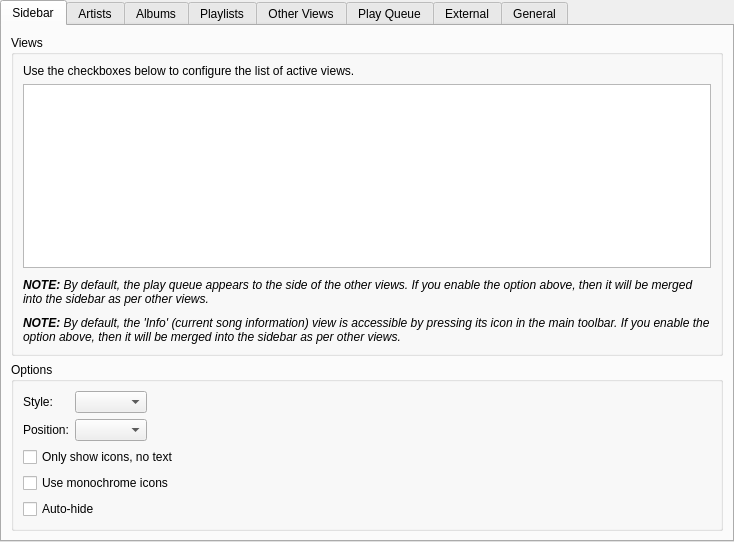
<?xml version="1.0" encoding="UTF-8"?>
<ui version="4.0">
 <class>InterfaceSettings</class>
 <widget class="QWidget" name="InterfaceSettings">
  <property name="geometry">
   <rect>
    <x>0</x>
    <y>0</y>
    <width>734</width>
    <height>542</height>
   </rect>
  </property>
  <layout class="QVBoxLayout" name="verticalLayout">
   <property name="leftMargin">
    <number>0</number>
   </property>
   <property name="topMargin">
    <number>0</number>
   </property>
   <property name="rightMargin">
    <number>0</number>
   </property>
   <property name="bottomMargin">
    <number>0</number>
   </property>
   <item>
    <widget class="QTabWidget" name="tabWidget">
     <property name="currentIndex">
      <number>0</number>
     </property>
     <property name="movable">
      <bool>false</bool>
     </property>
     <widget class="QWidget" name="sidebarTab">
      <attribute name="title">
       <string>Sidebar</string>
      </attribute>
      <layout class="QVBoxLayout" name="sidebarLayout">
       <item>
        <widget class="QGroupBox" name="viewsGroup">
         <property name="title">
          <string>Views</string>
         </property>
         <layout class="QVBoxLayout" name="verticalLayout_6">
          <item>
           <widget class="QLabel" name="label_2">
            <property name="text">
             <string>Use the checkboxes below to configure the list of active views.</string>
            </property>
            <property name="wordWrap">
             <bool>true</bool>
            </property>
           </widget>
          </item>
          <item>
           <widget class="QListWidget" name="views"/>
          </item>
          <item>
           <spacer name="verticalSpacer_xx">
            <property name="orientation">
             <enum>Qt::Vertical</enum>
            </property>
            <property name="sizeType">
             <enum>QSizePolicy::Fixed</enum>
            </property>
            <property name="sizeHint" stdset="0">
             <size>
              <width>20</width>
              <height>4</height>
             </size>
            </property>
           </spacer>
          </item>
          <item>
           <widget class="StateLabel" name="sbPlayQueueLabel">
            <property name="text">
             <string>&lt;i&gt;&lt;b&gt;NOTE:&lt;/b&gt; By default, the play queue appears to the side of the other views. If you enable the option above, then it will be merged into the sidebar as per other views.&lt;/i&gt;</string>
            </property>
            <property name="alignment">
             <set>Qt::AlignLeading|Qt::AlignLeft|Qt::AlignTop</set>
            </property>
            <property name="wordWrap">
             <bool>true</bool>
            </property>
            <property name="textInteractionFlags">
             <set>Qt::NoTextInteraction</set>
            </property>
           </widget>
          </item>
          <item>
           <spacer name="verticalSpacer_x">
            <property name="orientation">
             <enum>Qt::Vertical</enum>
            </property>
            <property name="sizeType">
             <enum>QSizePolicy::Fixed</enum>
            </property>
            <property name="sizeHint" stdset="0">
             <size>
              <width>20</width>
              <height>4</height>
             </size>
            </property>
           </spacer>
          </item>
          <item>
           <widget class="StateLabel" name="sbInfoLabel">
            <property name="text">
             <string>&lt;i&gt;&lt;b&gt;NOTE:&lt;/b&gt; By default, the 'Info' (current song information) view is accessible by pressing its icon in the main toolbar. If you enable the option above, then it will be merged into the sidebar as per other views.&lt;/i&gt;</string>
            </property>
            <property name="alignment">
             <set>Qt::AlignLeading|Qt::AlignLeft|Qt::AlignTop</set>
            </property>
            <property name="wordWrap">
             <bool>true</bool>
            </property>
            <property name="textInteractionFlags">
             <set>Qt::NoTextInteraction</set>
            </property>
           </widget>
          </item>
         </layout>
        </widget>
       </item>
       <item>
        <widget class="QGroupBox" name="optionsGroup">
         <property name="title">
          <string>Options</string>
         </property>
         <layout class="QFormLayout" name="styleLayout">
          <property name="fieldGrowthPolicy">
           <enum>QFormLayout::ExpandingFieldsGrow</enum>
          </property>
          <item row="0" column="0">
           <widget class="BuddyLabel" name="sbStyleLabel">
            <property name="text">
             <string>Style:</string>
            </property>
            <property name="buddy">
             <cstring>sbStyle</cstring>
            </property>
           </widget>
          </item>
          <item row="0" column="1">
           <widget class="QComboBox" name="sbStyle"/>
          </item>
          <item row="1" column="0">
           <widget class="BuddyLabel" name="sbPositionLabel">
            <property name="text">
             <string>Position:</string>
            </property>
            <property name="buddy">
             <cstring>sbPosition</cstring>
            </property>
           </widget>
          </item>
          <item row="1" column="1">
           <widget class="QComboBox" name="sbPosition"/>
          </item>
          <item row="2" column="0" colspan="2">
           <widget class="QCheckBox" name="sbIconsOnly">
            <property name="text">
             <string>Only show icons, no text</string>
            </property>
           </widget>
          </item>
          <item row="3" column="0" colspan="2">
           <widget class="QCheckBox" name="sbMonoIcons">
            <property name="text">
             <string>Use monochrome icons</string>
            </property>
           </widget>
          </item>
          <item row="4" column="0" colspan="2">
           <widget class="QCheckBox" name="sbAutoHide">
            <property name="text">
             <string>Auto-hide</string>
            </property>
           </widget>
          </item>
         </layout>
        </widget>
       </item>
      </layout>
     </widget>
     <widget class="QWidget" name="tab">
      <attribute name="title">
       <string>Artists</string>
      </attribute>
      <layout class="QVBoxLayout" name="verticalLayout_2">
       <item>
        <layout class="QFormLayout" name="formLayout">
         <property name="fieldGrowthPolicy">
          <enum>QFormLayout::ExpandingFieldsGrow</enum>
         </property>
         <item row="0" column="0">
          <widget class="BuddyLabel" name="label">
           <property name="text">
            <string>Style:</string>
           </property>
           <property name="buddy">
            <cstring>libraryView</cstring>
           </property>
          </widget>
         </item>
         <item row="0" column="1">
          <widget class="QComboBox" name="libraryView"/>
         </item>
         <item row="1" column="0">
          <widget class="BuddyLabel" name="label_5b">
           <property name="text">
            <string>Covers:</string>
           </property>
           <property name="buddy">
            <cstring>libraryCoverSize</cstring>
           </property>
          </widget>
         </item>
         <item row="1" column="1">
          <widget class="QComboBox" name="libraryCoverSize"/>
         </item>
         <item row="2" column="0" colspan="2">
          <widget class="QCheckBox" name="libraryArtistImage">
           <property name="text">
            <string>Show artist images</string>
           </property>
          </widget>
         </item>
         <item row="3" column="0" colspan="2">
          <widget class="QCheckBox" name="libraryYear">
           <property name="text">
            <string>Sort albums by year</string>
           </property>
          </widget>
         </item>
        </layout>
       </item>
       <item>
        <spacer name="verticalSpacer">
         <property name="orientation">
          <enum>Qt::Vertical</enum>
         </property>
         <property name="sizeType">
          <enum>QSizePolicy::Fixed</enum>
         </property>
         <property name="sizeHint" stdset="0">
          <size>
           <width>20</width>
           <height>4</height>
          </size>
         </property>
        </spacer>
       </item>
       <item>
        <widget class="QLabel" name="label_8">
         <property name="sizePolicy">
          <sizepolicy hsizetype="Preferred" vsizetype="MinimumExpanding">
           <horstretch>0</horstretch>
           <verstretch>0</verstretch>
          </sizepolicy>
         </property>
         <property name="text">
          <string>&lt;i&gt;&lt;b&gt;NOTE:&lt;/b&gt; When looking for artist images, Cantata will look for either artist.jpg, artist.png, 'Artist'.jpg, or 'Artist'.png,
within the folder of the current track, or within its parent folder. If no image is found, Cantata will attempt to download one.&lt;/i&gt;</string>
         </property>
         <property name="alignment">
          <set>Qt::AlignLeading|Qt::AlignLeft|Qt::AlignTop</set>
         </property>
         <property name="wordWrap">
          <bool>true</bool>
         </property>
         <property name="textInteractionFlags">
          <set>Qt::NoTextInteraction</set>
         </property>
        </widget>
       </item>
      </layout>
     </widget>
     <widget class="QWidget" name="tab_2">
      <attribute name="title">
       <string>Albums</string>
      </attribute>
      <layout class="QFormLayout" name="formLayout_2">
       <property name="fieldGrowthPolicy">
        <enum>QFormLayout::ExpandingFieldsGrow</enum>
       </property>
       <item row="0" column="0">
        <widget class="BuddyLabel" name="label_3a">
         <property name="text">
          <string>Style:</string>
         </property>
         <property name="buddy">
          <cstring>albumsView</cstring>
         </property>
        </widget>
       </item>
       <item row="0" column="1">
        <widget class="QComboBox" name="albumsView"/>
       </item>
       <item row="1" column="0">
        <widget class="BuddyLabel" name="label_5c">
         <property name="text">
          <string>Covers:</string>
         </property>
         <property name="buddy">
          <cstring>albumsCoverSize</cstring>
         </property>
        </widget>
       </item>
       <item row="1" column="1">
        <widget class="QComboBox" name="albumsCoverSize"/>
       </item>
       <item row="2" column="0">
        <widget class="BuddyLabel" name="label_5x">
         <property name="text">
          <string>Sort albums:</string>
         </property>
         <property name="buddy">
          <cstring>albumsCoverSize</cstring>
         </property>
        </widget>
       </item>
       <item row="2" column="1">
        <widget class="QComboBox" name="albumSort"/>
       </item>
      </layout>
     </widget>
     <widget class="QWidget" name="tab_6">
      <attribute name="title">
       <string>Playlists</string>
      </attribute>
      <layout class="QFormLayout" name="formLayout_6">
       <property name="fieldGrowthPolicy">
        <enum>QFormLayout::ExpandingFieldsGrow</enum>
       </property>
       <item row="0" column="0">
        <widget class="BuddyLabel" name="label_3">
         <property name="text">
          <string>Style:</string>
         </property>
         <property name="buddy">
          <cstring>playlistsView</cstring>
         </property>
        </widget>
       </item>
       <item row="0" column="1">
        <widget class="QComboBox" name="playlistsView"/>
       </item>
       <item row="1" column="0" colspan="2">
        <widget class="QCheckBox" name="playListsStartClosed">
         <property name="text">
          <string>Initially collapse albums</string>
         </property>
        </widget>
       </item>
      </layout>
     </widget>
     <widget class="QWidget" name="tab_3">
      <attribute name="title">
       <string>Other Views</string>
      </attribute>
      <layout class="QFormLayout" name="formLayout_3">
       <property name="fieldGrowthPolicy">
        <enum>QFormLayout::ExpandingFieldsGrow</enum>
       </property>
       <item row="0" column="0">
        <widget class="BuddyLabel" name="folderViewLabel">
         <property name="text">
          <string>Folder view style:</string>
         </property>
         <property name="buddy">
          <cstring>folderView</cstring>
         </property>
        </widget>
       </item>
       <item row="0" column="1">
        <widget class="QComboBox" name="folderView"/>
       </item>
       <item row="1" column="0">
        <widget class="BuddyLabel" name="streamsViewLabel">
         <property name="text">
          <string>Streams view style:</string>
         </property>
         <property name="buddy">
          <cstring>streamsView</cstring>
         </property>
        </widget>
       </item>
       <item row="1" column="1">
        <widget class="QComboBox" name="streamsView"/>
       </item>
       <item row="2" column="0">
        <widget class="BuddyLabel" name="onlineViewLabel">
         <property name="text">
          <string>Online view style:</string>
         </property>
         <property name="buddy">
          <cstring>onlineView</cstring>
         </property>
        </widget>
       </item>
       <item row="2" column="1">
        <widget class="QComboBox" name="onlineView"/>
       </item>
       <item row="3" column="0">
        <widget class="BuddyLabel" name="devicesViewLabel">
         <property name="text">
          <string>Devices view style:</string>
         </property>
         <property name="buddy">
          <cstring>devicesView</cstring>
         </property>
        </widget>
       </item>
       <item row="3" column="1">
        <widget class="QComboBox" name="devicesView"/>
       </item>
       <item row="4" column="0">
        <widget class="QLabel" name="label_5">
         <property name="text">
          <string>Search view style:</string>
         </property>
        </widget>
       </item>
       <item row="4" column="1">
        <widget class="QComboBox" name="searchView"/>
       </item>
      </layout>
     </widget>
     <widget class="QWidget" name="tab_5">
      <attribute name="title">
       <string>Play Queue</string>
      </attribute>
      <layout class="QFormLayout" name="formLayout_5">
       <property name="fieldGrowthPolicy">
        <enum>QFormLayout::ExpandingFieldsGrow</enum>
       </property>
       <item row="0" column="0">
        <widget class="BuddyLabel" name="playQueueViewLabel">
         <property name="text">
          <string>Style:</string>
         </property>
         <property name="buddy">
          <cstring>playQueueView</cstring>
         </property>
        </widget>
       </item>
       <item row="0" column="1">
        <widget class="QComboBox" name="playQueueView"/>
       </item>
       <item row="1" column="0" colspan="2">
        <widget class="QCheckBox" name="playQueueStartClosed">
         <property name="text">
          <string>Initially collapse albums</string>
         </property>
        </widget>
       </item>
       <item row="2" column="0" colspan="2">
        <widget class="QCheckBox" name="playQueueAutoExpand">
         <property name="text">
          <string>Automatically expand current album</string>
         </property>
        </widget>
       </item>
       <item row="3" column="0" colspan="2">
        <widget class="QCheckBox" name="playQueueScroll">
         <property name="text">
          <string>Scroll to current track</string>
         </property>
        </widget>
       </item>
       <item row="4" column="0" colspan="2">
        <widget class="QCheckBox" name="playQueueConfirmClear">
         <property name="text">
          <string>Prompt before clearing</string>
         </property>
        </widget>
       </item>
       <item row="5" column="0" colspan="2">
        <widget class="QGroupBox" name="groupBox">
         <property name="sizePolicy">
          <sizepolicy hsizetype="MinimumExpanding" vsizetype="Preferred">
           <horstretch>0</horstretch>
           <verstretch>0</verstretch>
          </sizepolicy>
         </property>
         <property name="title">
          <string>Background Image</string>
         </property>
         <layout class="QGridLayout" name="gridLayout">
          <item row="0" column="0" colspan="3">
           <widget class="QRadioButton" name="playQueueBackground_none">
            <property name="text">
             <string>None</string>
            </property>
           </widget>
          </item>
          <item row="1" column="0" colspan="3">
           <widget class="QRadioButton" name="playQueueBackground_cover">
            <property name="text">
             <string>Current album cover</string>
            </property>
           </widget>
          </item>
          <item row="2" column="0" colspan="2">
           <widget class="QRadioButton" name="playQueueBackground_custom">
            <property name="text">
             <string>Custom image:</string>
            </property>
           </widget>
          </item>
          <item row="2" column="2">
           <widget class="PathRequester" name="playQueueBackgroundFile">
            <property name="enabled">
             <bool>false</bool>
            </property>
            <property name="sizePolicy">
             <sizepolicy hsizetype="MinimumExpanding" vsizetype="Fixed">
              <horstretch>0</horstretch>
              <verstretch>0</verstretch>
             </sizepolicy>
            </property>
           </widget>
          </item>
          <item row="3" column="0">
           <widget class="QLabel" name="label_4b">
            <property name="text">
             <string>Blur:</string>
            </property>
           </widget>
          </item>
          <item row="3" column="1" colspan="2">
           <layout class="QHBoxLayout" name="playQueueBackgroundBlurLayout">
            <property name="leftMargin">
             <number>0</number>
            </property>
            <property name="topMargin">
             <number>0</number>
            </property>
            <property name="rightMargin">
             <number>0</number>
            </property>
            <property name="bottomMargin">
             <number>0</number>
            </property>
            <item>
             <widget class="QSlider" name="playQueueBackgroundBlur">
              <property name="enabled">
               <bool>false</bool>
              </property>
              <property name="maximum">
               <number>20</number>
              </property>
              <property name="pageStep">
               <number>1</number>
              </property>
              <property name="orientation">
               <enum>Qt::Horizontal</enum>
              </property>
              <property name="tickPosition">
               <enum>QSlider::TicksBelow</enum>
              </property>
              <property name="tickInterval">
               <number>1</number>
              </property>
             </widget>
            </item>
            <item>
             <widget class="QLabel" name="playQueueBackgroundBlurLabel">
              <property name="enabled">
               <bool>false</bool>
              </property>
              <property name="text">
               <string>10px</string>
              </property>
              <property name="alignment">
               <set>Qt::AlignRight|Qt::AlignTrailing|Qt::AlignVCenter</set>
              </property>
             </widget>
            </item>
           </layout>
          </item>
          <item row="4" column="0">
           <widget class="QLabel" name="label_4">
            <property name="text">
             <string>Opacity:</string>
            </property>
           </widget>
          </item>
          <item row="4" column="1" colspan="2">
           <layout class="QHBoxLayout" name="playQueueBackgroundOpacityLayout">
            <property name="leftMargin">
             <number>0</number>
            </property>
            <property name="topMargin">
             <number>0</number>
            </property>
            <property name="rightMargin">
             <number>0</number>
            </property>
            <property name="bottomMargin">
             <number>0</number>
            </property>
            <item>
             <widget class="QSlider" name="playQueueBackgroundOpacity">
              <property name="enabled">
               <bool>false</bool>
              </property>
              <property name="maximum">
               <number>100</number>
              </property>
              <property name="pageStep">
               <number>10</number>
              </property>
              <property name="orientation">
               <enum>Qt::Horizontal</enum>
              </property>
              <property name="tickPosition">
               <enum>QSlider::TicksBelow</enum>
              </property>
              <property name="tickInterval">
               <number>10</number>
              </property>
             </widget>
            </item>
            <item>
             <widget class="QLabel" name="playQueueBackgroundOpacityLabel">
              <property name="enabled">
               <bool>false</bool>
              </property>
              <property name="text">
               <string>40%</string>
              </property>
              <property name="alignment">
               <set>Qt::AlignRight|Qt::AlignTrailing|Qt::AlignVCenter</set>
              </property>
             </widget>
            </item>
           </layout>
          </item>
         </layout>
        </widget>
       </item>
      </layout>
     </widget>
     <widget class="QWidget" name="tab_7">
      <attribute name="title">
       <string>External</string>
      </attribute>
      <layout class="QVBoxLayout" name="verticalLayout_5">
       <item>
        <widget class="QCheckBox" name="systemTrayPopup">
         <property name="text">
          <string>Show popup messages when changing tracks</string>
         </property>
        </widget>
       </item>
       <item>
        <widget class="QCheckBox" name="systemTrayCheckBox">
         <property name="enabled">
          <bool>true</bool>
         </property>
         <property name="text">
          <string>Show icon in notification area</string>
         </property>
        </widget>
       </item>
       <item>
        <widget class="QCheckBox" name="minimiseOnClose">
         <property name="enabled">
          <bool>true</bool>
         </property>
         <property name="text">
          <string>Minimize to notification area when closed</string>
         </property>
        </widget>
       </item>
       <item>
        <widget class="QGroupBox" name="startupState">
         <property name="title">
          <string>On Start-up</string>
         </property>
         <layout class="QVBoxLayout" name="verticalLayout_4">
          <item>
           <widget class="QRadioButton" name="startupStateShow">
            <property name="text">
             <string>Show main window</string>
            </property>
           </widget>
          </item>
          <item>
           <widget class="QRadioButton" name="startupStateHide">
            <property name="text">
             <string>Hide main window</string>
            </property>
           </widget>
          </item>
          <item>
           <widget class="QRadioButton" name="startupStateRestore">
            <property name="text">
             <string>Restore previous state</string>
            </property>
           </widget>
          </item>
         </layout>
        </widget>
       </item>
       <item>
        <spacer name="verticalSpacer_3">
         <property name="orientation">
          <enum>Qt::Vertical</enum>
         </property>
         <property name="sizeHint" stdset="0">
          <size>
           <width>20</width>
           <height>90</height>
          </size>
         </property>
        </spacer>
       </item>
      </layout>
     </widget>
     <widget class="QWidget" name="tab_4">
      <attribute name="title">
       <string>General</string>
      </attribute>
      <layout class="QVBoxLayout" name="verticalLayout_3">
       <item>
        <layout class="QFormLayout" name="formLayout_4">
         <property name="fieldGrowthPolicy">
          <enum>QFormLayout::ExpandingFieldsGrow</enum>
         </property>
         <item row="0" column="0" colspan="2">
          <widget class="QCheckBox" name="groupSingle">
           <property name="toolTip">
            <string>Place albums with only one track under 'Various Artists/Single Tracks'</string>
           </property>
           <property name="text">
            <string>Group single track albums</string>
           </property>
          </widget>
         </item>
         <item row="1" column="0" colspan="2">
          <widget class="QCheckBox" name="useComposer">
           <property name="toolTip">
            <string>Use the 'Composer' tag, and not 'Artist' or 'Album Artist', to group albums.</string>
           </property>
           <property name="text">
            <string>Group albums by composer</string>
           </property>
          </widget>
         </item>
         <item row="2" column="0" colspan="2">
          <widget class="QCheckBox" name="filteredOnly">
           <property name="toolTip">
            <string>&lt;p&gt;When adding artists, or albums to the playqueue, or editing tags, etc, then only use songs that pass the current Genre or string filter.&lt;/p&gt;&lt;p&gt;e.g. If you have an album with 10 songs, but only 5 have the genre set to 'Metal', then only these 5 would be added if the view's Genre filter was set to 'Metal'.</string>
           </property>
           <property name="text">
            <string>Only act on songs that pass filtering</string>
           </property>
          </widget>
         </item>
         <item row="3" column="0" colspan="2">
          <widget class="QCheckBox" name="fetchCovers">
           <property name="text">
            <string>Fetch missing covers from Last.fm</string>
           </property>
          </widget>
         </item>
         <item row="4" column="0" colspan="2">
          <widget class="QCheckBox" name="cacheScaledCovers">
           <property name="text">
            <string>Cache scaled covers</string>
           </property>
          </widget>
         </item>
         <item row="5" column="0" colspan="2">
          <widget class="QCheckBox" name="showDeleteAction">
           <property name="text">
            <string>Show delete action in context menus</string>
           </property>
          </widget>
         </item>
         <item row="6" column="0" colspan="2">
          <widget class="QCheckBox" name="forceSingleClick">
           <property name="text">
            <string>Enforce single-click activation of items</string>
           </property>
          </widget>
         </item>
         <item row="7" column="0" colspan="2">
          <widget class="QCheckBox" name="touchFriendly">
           <property name="toolTip">
            <string>&lt;p&gt;This will change Cantata's interface as detailed:
&lt;ul&gt;&lt;li&gt;Playback, and control, buttons will be 33% wider&lt;/li&gt;&lt;li&gt;Views will be 'flickable'&lt;/li&gt;&lt;li&gt;To drag items, you will need to 'touch' the top-left corner&lt;/li&gt;&lt;li&gt;Scrollbars will only be a few pixels wide&lt;/li&gt;&lt;li&gt;Actions (e.g. 'Add To Play Queue') will always be visible (not just when item is under mouse)&lt;/li&gt;&lt;li&gt;Spin buttons with have + and - buttons at the side of the text field&lt;/li&gt;&lt;/ul&gt;&lt;/p&gt;</string>
           </property>
           <property name="text">
            <string>Make interface more touch friendly</string>
           </property>
          </widget>
         </item>
         <item row="8" column="0" colspan="2">
          <widget class="QCheckBox" name="showStopButton">
           <property name="text">
            <string>Show stop button in toolbar</string>
           </property>
          </widget>
         </item>
         <item row="9" column="0" colspan="2">
          <widget class="QCheckBox" name="showCoverWidget">
           <property name="text">
            <string>Show cover of current track in toolbar</string>
           </property>
          </widget>
         </item>
         <item row="10" column="0">
          <widget class="BuddyLabel" name="langLabel">
           <property name="text">
            <string>Language:</string>
           </property>
           <property name="buddy">
            <cstring>lang</cstring>
           </property>
          </widget>
         </item>
         <item row="10" column="1">
          <widget class="QComboBox" name="lang"/>
         </item>
        </layout>
       </item>
       <item>
        <spacer name="verticalSpacer_2">
         <property name="orientation">
          <enum>Qt::Vertical</enum>
         </property>
         <property name="sizeType">
          <enum>QSizePolicy::Fixed</enum>
         </property>
         <property name="sizeHint" stdset="0">
          <size>
           <width>20</width>
           <height>4</height>
          </size>
         </property>
        </spacer>
       </item>
       <item>
        <widget class="StateLabel" name="singleClickLabel">
         <property name="text">
          <string>&lt;i&gt;&lt;b&gt;NOTE:&lt;/b&gt; Changing the 'Enforce single-click activation of items' setting will require a re-start of Cantata.&lt;/i&gt;</string>
         </property>
         <property name="alignment">
          <set>Qt::AlignLeading|Qt::AlignLeft|Qt::AlignTop</set>
         </property>
         <property name="wordWrap">
          <bool>true</bool>
         </property>
         <property name="textInteractionFlags">
          <set>Qt::NoTextInteraction</set>
         </property>
        </widget>
       </item>
       <item>
        <spacer name="verticalSpacer_2b">
         <property name="orientation">
          <enum>Qt::Vertical</enum>
         </property>
         <property name="sizeType">
          <enum>QSizePolicy::Fixed</enum>
         </property>
         <property name="sizeHint" stdset="0">
          <size>
           <width>20</width>
           <height>4</height>
          </size>
         </property>
        </spacer>
       </item>
       <item>
        <widget class="StateLabel" name="langNoteLabel">
         <property name="text">
          <string>&lt;i&gt;&lt;b&gt;NOTE:&lt;/b&gt; Changing the language setting will require a re-start of Cantata.&lt;/i&gt;</string>
         </property>
         <property name="alignment">
          <set>Qt::AlignLeading|Qt::AlignLeft|Qt::AlignTop</set>
         </property>
         <property name="wordWrap">
          <bool>true</bool>
         </property>
         <property name="textInteractionFlags">
          <set>Qt::NoTextInteraction</set>
         </property>
        </widget>
       </item>
       <item>
        <spacer name="verticalSpacer_2tf">
         <property name="orientation">
          <enum>Qt::Vertical</enum>
         </property>
         <property name="sizeType">
          <enum>QSizePolicy::Fixed</enum>
         </property>
         <property name="sizeHint" stdset="0">
          <size>
           <width>20</width>
           <height>4</height>
          </size>
         </property>
        </spacer>
       </item>
       <item>
        <widget class="StateLabel" name="touchFriendlyNoteLabel">
         <property name="text">
          <string>&lt;i&gt;&lt;b&gt;NOTE:&lt;/b&gt; Changing the 'touch friendly' setting will require a re-start of Cantata.&lt;/i&gt;</string>
         </property>
         <property name="alignment">
          <set>Qt::AlignLeading|Qt::AlignLeft|Qt::AlignTop</set>
         </property>
         <property name="wordWrap">
          <bool>true</bool>
         </property>
         <property name="textInteractionFlags">
          <set>Qt::NoTextInteraction</set>
         </property>
        </widget>
       </item>
       <item>
        <spacer name="verticalSpacer_2c">
         <property name="orientation">
          <enum>Qt::Vertical</enum>
         </property>
         <property name="sizeHint" stdset="0">
          <size>
           <width>16</width>
           <height>16</height>
          </size>
         </property>
        </spacer>
       </item>
      </layout>
     </widget>
    </widget>
   </item>
  </layout>
 </widget>
 <customwidgets>
  <customwidget>
   <class>BuddyLabel</class>
   <extends>QLabel</extends>
   <header>support/buddylabel.h</header>
  </customwidget>
  <customwidget>
   <class>StateLabel</class>
   <extends>QLabel</extends>
   <header>widgets/statelabel.h</header>
  </customwidget>
  <customwidget>
   <class>PathRequester</class>
   <extends>QLineEdit</extends>
   <header>support/pathrequester.h</header>
   <container>1</container>
  </customwidget>
 </customwidgets>
 <resources/>
 <connections>
  <connection>
   <sender>playQueueBackground_custom</sender>
   <signal>toggled(bool)</signal>
   <receiver>playQueueBackgroundFile</receiver>
   <slot>setEnabled(bool)</slot>
   <hints>
    <hint type="sourcelabel">
     <x>89</x>
     <y>262</y>
    </hint>
    <hint type="destinationlabel">
     <x>199</x>
     <y>271</y>
    </hint>
   </hints>
  </connection>
 </connections>
</ui>
